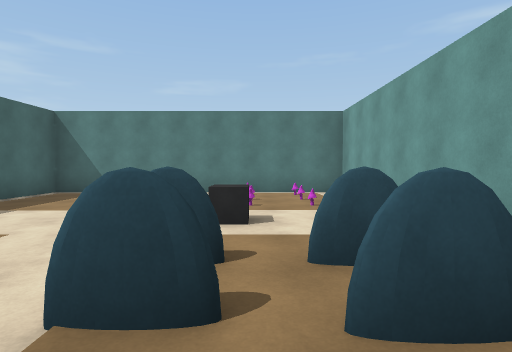
[1] (above)

16 first-person views from a walk through a 3-D level made in the Unity game engine. The camera is 1.5 m above the floor, tilts 2° down and sees 80° across. Doors are open. The floor is counted in squares, 2 m on a side. Each view is taken from the middle of a square. On the plan, view 1 faces up. The plan holds only what a view shows up to about 10 squares ahead; the rest is blank. The player character is not drawn. Surface patterns are stand-ins for the level's own textures.

[2]
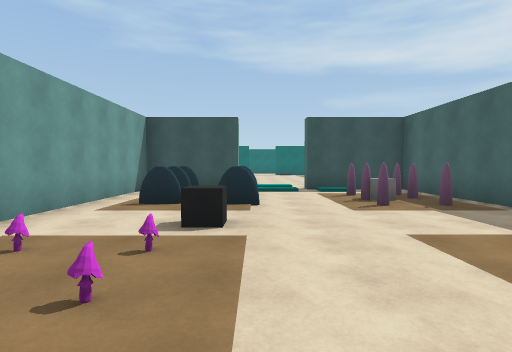

[3]
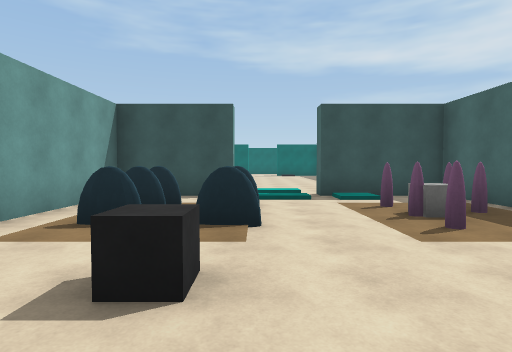

[4]
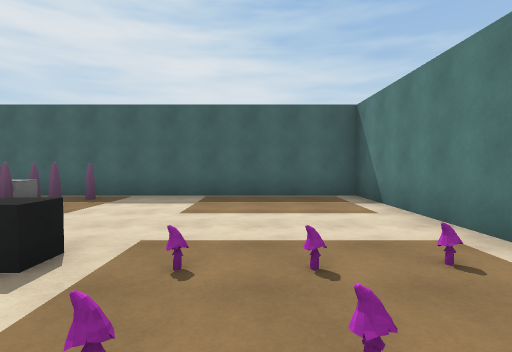

[5]
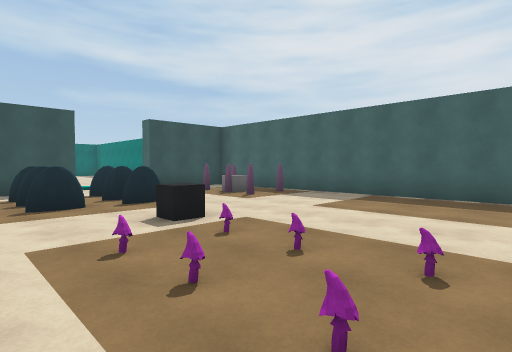

[6]
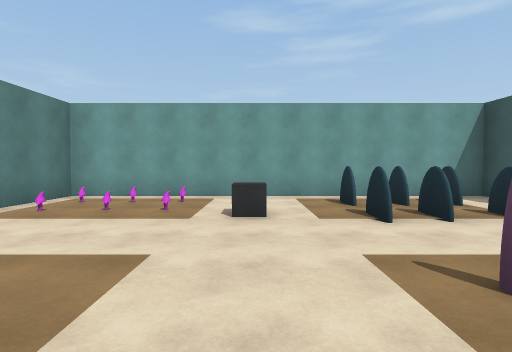

[7]
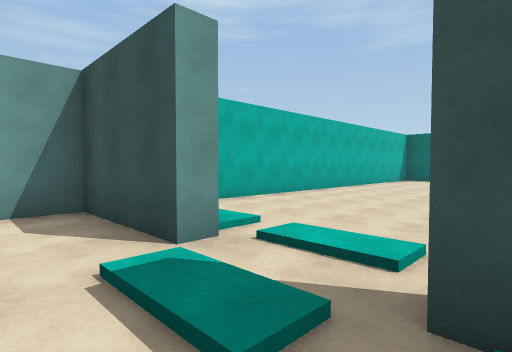

[8]
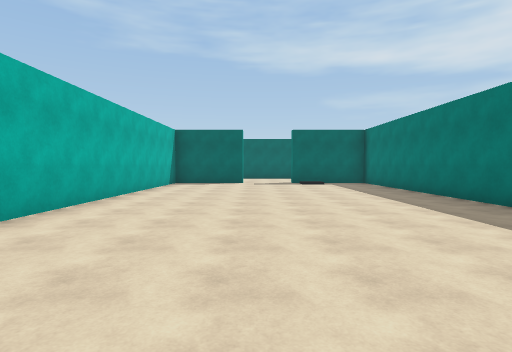

[9]
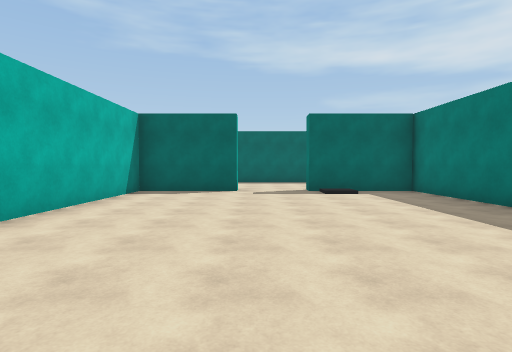

[10]
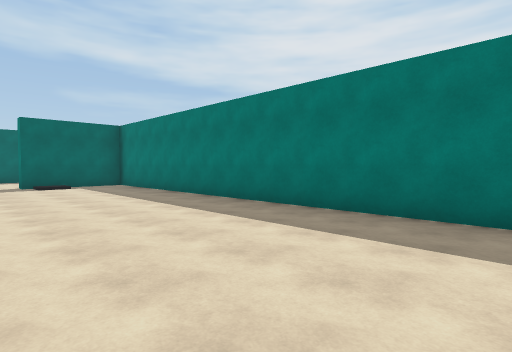

[11]
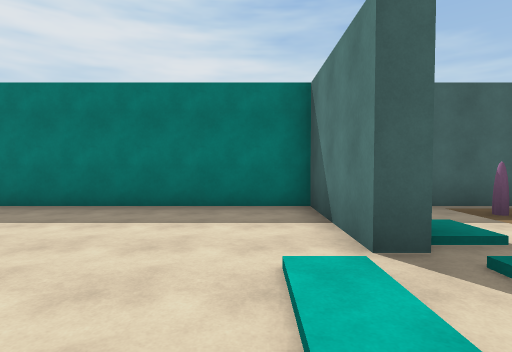

[12]
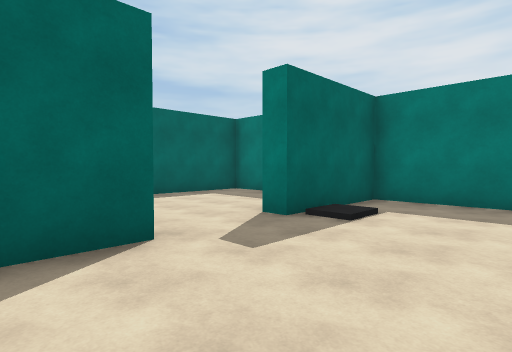

[13]
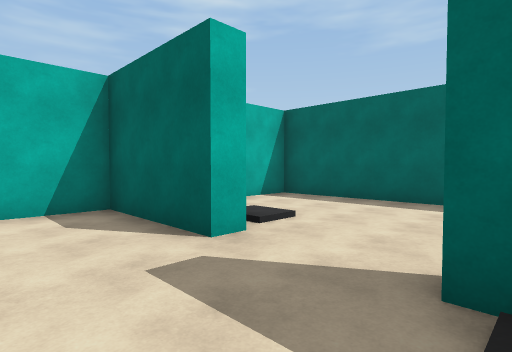

[14]
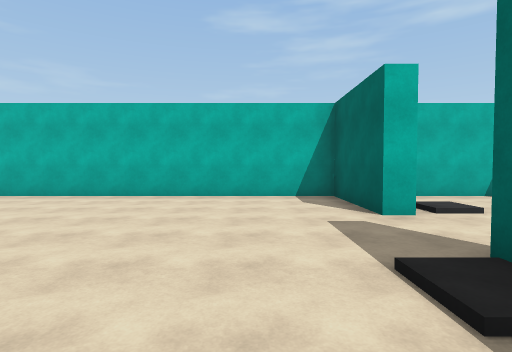

[15]
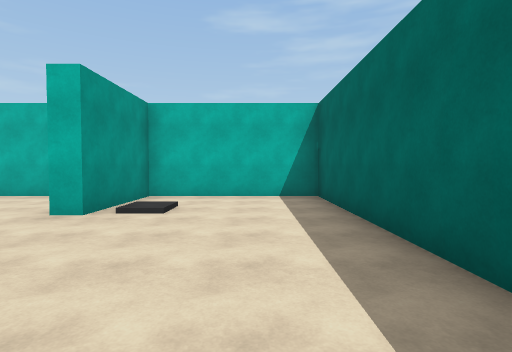

[16]
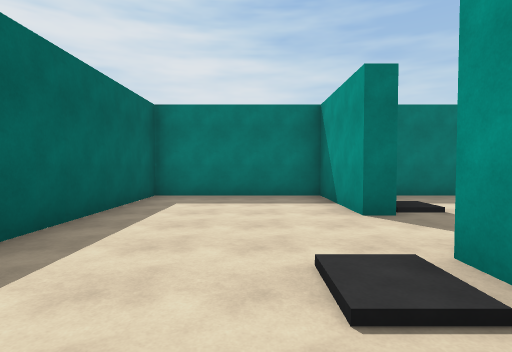

### Floor plan
Points are (right, up) in squares from view 1. A wall is a line through its corners. A room is listed if a view was taken in it or the views show most of it. See-through windows are left out.
Room 1 (views 1, 2, 3, 4, 5, 6, 7)
walls: (-0.8, 1.5) (-0.3, 1.5); (-0.4, -1.5) (2.4, -1.5) (2.4, 8.5) (-5.6, 8.5) (-5.6, -1.5) (-2.6, -1.5)
ways out: open door at (-1.5, -2) to room 2
objects: other object (-4, 2); cube (0, 4); other object (0, 5); other object (0, 6); other object (0, 7); other object (1, 5); other object (1, 6); other object (1, 7)
Room 2 (views 8, 9, 10, 11, 12, 13, 14)
walls: (-2.6, -2) (-5.6, -2) (-5.6, -15.9) (-2.6, -15.9); (-0.4, -15.9) (2.4, -15.9) (2.4, -4.1)
ways out: open door at (-1.5, -2) to room 1; open door at (-1.5, -16) to room 3
Room 3 (views 15, 16)
walls: (-2.6, -16.4) (-5.6, -16.4) (-5.6, -20.5) (2.4, -20.5) (2.4, -16.4) (-0.4, -16.4)
ways out: open door at (-1.5, -16) to room 2

Where each view was taken, in squares from view 1:
view 1: 0 up, 0 right, facing up
view 2: 8 up, 1 left, facing down
view 3: 6 up, 1 left, facing down
view 4: 6 up, 2 right, facing left
view 5: 8 up, 2 right, facing down-left
view 6: 4 up, 5 left, facing right
view 7: 0 up, 3 left, facing down-right
view 8: 3 down, 1 left, facing down
view 9: 7 down, 1 left, facing down
view 10: 4 down, 1 left, facing down-left
view 11: 3 down, 0 right, facing left
view 12: 13 down, 1 right, facing down-left
view 13: 14 down, 3 left, facing down-right
view 14: 14 down, 5 left, facing right
view 15: 19 down, 5 left, facing right
view 16: 18 down, 2 right, facing left
